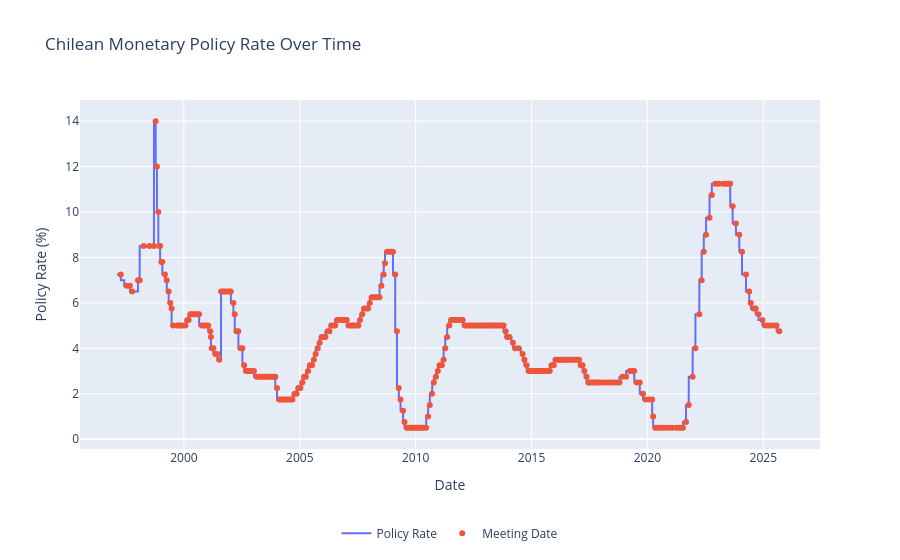

The cell this chart's notebook holds for it:
### Code cell
fig = go.Figure()
fig.add_trace(go.Scatter(x=policy_df.date,y=policy_df.tpm, name='Policy Rate'))
fig.add_trace(go.Scatter(x=panel_df.meeting_date,y=panel_df.tpm, mode='markers', name='Meeting Date'))
fig.update_layout(
    title='Chilean Monetary Policy Rate Over Time',
    xaxis_title='Date',
    yaxis_title='Policy Rate (%)',
    legend=dict(
        orientation="h",
        yanchor="top",
        y=-0.2,
        xanchor="center",
        x=0.5
    )
)
fig.show()

### Figure 1 — Plotly figure (JSON) as saved in the notebook; plotly's stock layout.template omitted (floating-point values rounded to 4 significant figures; data arrays with more than 128 entries replaced by an {"elided": "..."} marker saying what was removed)
{"data": [{"name": "Policy Rate", "type": "scatter", "x": {"elided": "7163 str values"}, "y": {"elided": "7163 float values"}}, {"mode": "markers", "name": "Meeting Date", "type": "scatter", "x": {"elided": "303 str values"}, "y": {"elided": "303 float values"}}], "layout": {"legend": {"orientation": "h", "x": 0.5, "xanchor": "center", "y": -0.2, "yanchor": "top"}, "title": {"text": "Chilean Monetary Policy Rate Over Time"}, "xaxis": {"title": {"text": "Date"}}, "yaxis": {"title": {"text": "Policy Rate (%)"}}}}
